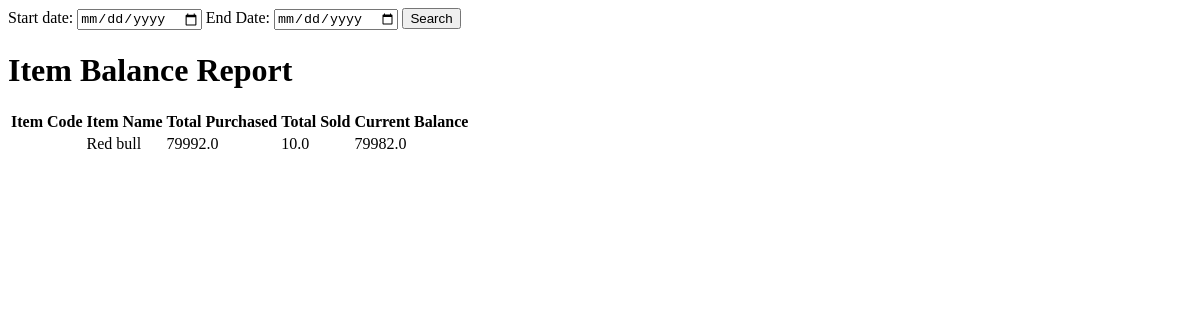
Page /item-balance on the earlier database version.
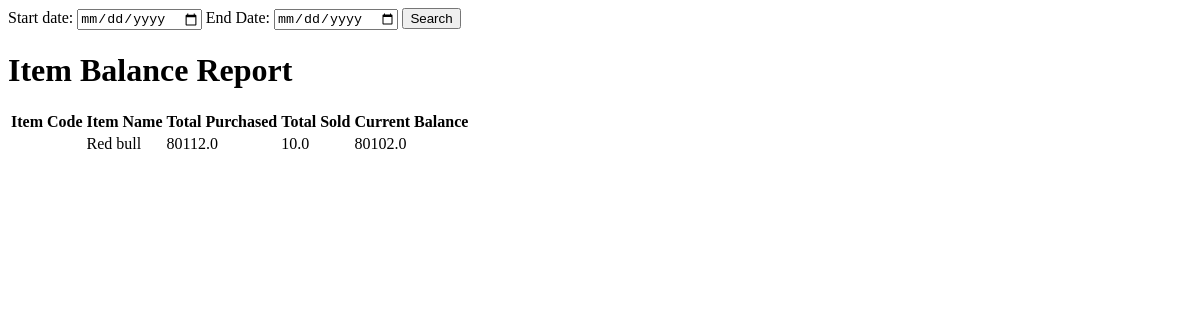
Same page on the later database version.
### station/models.py (models this page shows, shortened)
class Item(models.Model):
    name = models.CharField(max_length=255)
    price = models.PositiveIntegerField(default=1)
    set_property = models.PositiveIntegerField(default=1)
    production_date = models.DateField(auto_now_add=True)
    expire_date = models.DateField(auto_now_add=True)
    class Meta:
        verbose_name_plural = 'مواد'

### station/views.py (the view)
# urls.py: path('item-balance', views.item_balance, name='item_balance'),
def item_balance(request):
    items = Item.objects.all().order_by('name')
    item_list = []
    for item in items:
        transactions = Inventory.objects.filter(item=item).order_by('stock__created_at')
        total_purchased = 0
        total_sold = 0
        current_balance = 0
        for transaction in transactions:
            total_purchased += transaction.pur_qty if transaction.pur_qty else 0
            total_sold += transaction.sale_qty if transaction.sale_qty else 0
            current_balance += transaction.total_bal_qty if transaction.total_bal_qty else 0
        current_balance = total_purchased - total_sold
        item_list.append({
            'item': item,
            'total_purchased': total_purchased,
            'total_sold': total_sold,
            'current_balance': current_balance
        })
    return render(request, 'station/reports/item_balance.html', {'item_list': item_list})

### station/templates/station/reports/item_balance.html (shortened to what this page needs)
<!DOCTYPE html>
<html>
<head>
</head>
    <form class="form-a">
        Start date: <input type="date" value={{ myFilter.form.max_date }}</input>
        End Date: <input type="date" value={{ myFilter.form.min_date }}</input>
        <button type="submit" class="btn btn-b">Search</button>
    </form>
<body>
    <h1>Item Balance Report</h1>
    <table>
        <thead>
            <tr>
                <th>Item Code</th>
                <th>Item Name</th>
                <th>Total Purchased</th>
                <th>Total Sold</th>
                <th>Current Balance</th>
            </tr>
        </thead>
        <tbody>
            {% for item in item_list %}
            <tr>
                <td>{{ item.item.item_code }}</td>
                <td>{{ item.item.name }}</td>
                <td>{{ item.total_purchased }}</td>
                <td>{{ item.total_sold }}</td>
                <td>{{ item.current_balance }}</td>
            </tr>
            {% endfor %}
        </tbody>
    </table>
</body>
</html>

Differences in the rows shown:
changed Item "Red bull": total_purchased "79992.0" → "80112.0"; current_balance "79982.0" → "80102.0"
